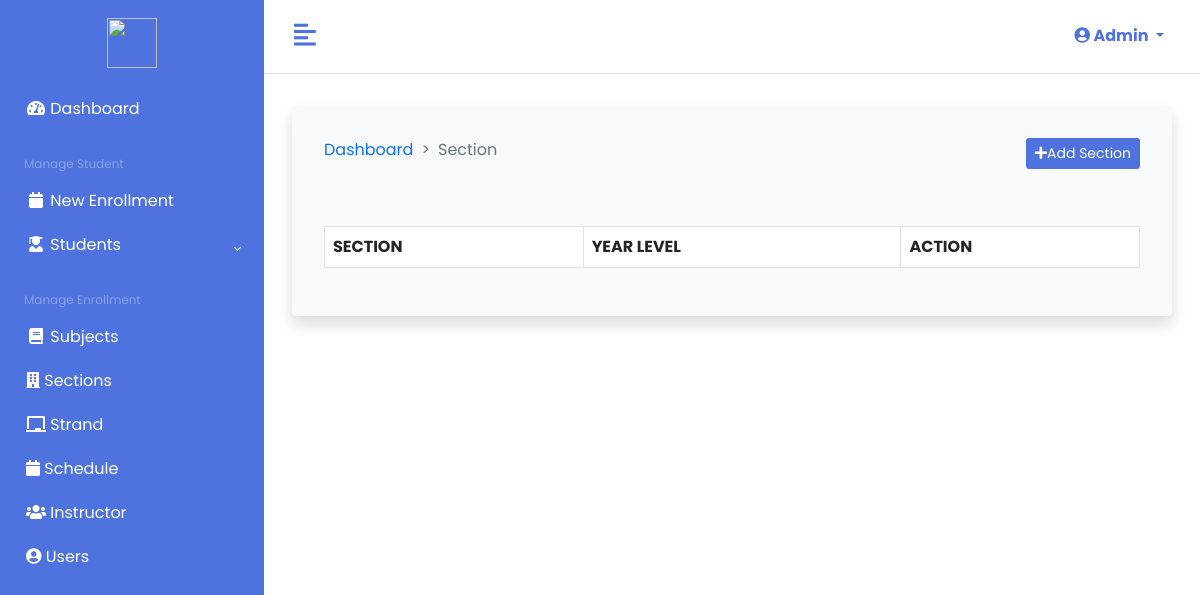
The app's page /admin/section.php (signed in), older data.
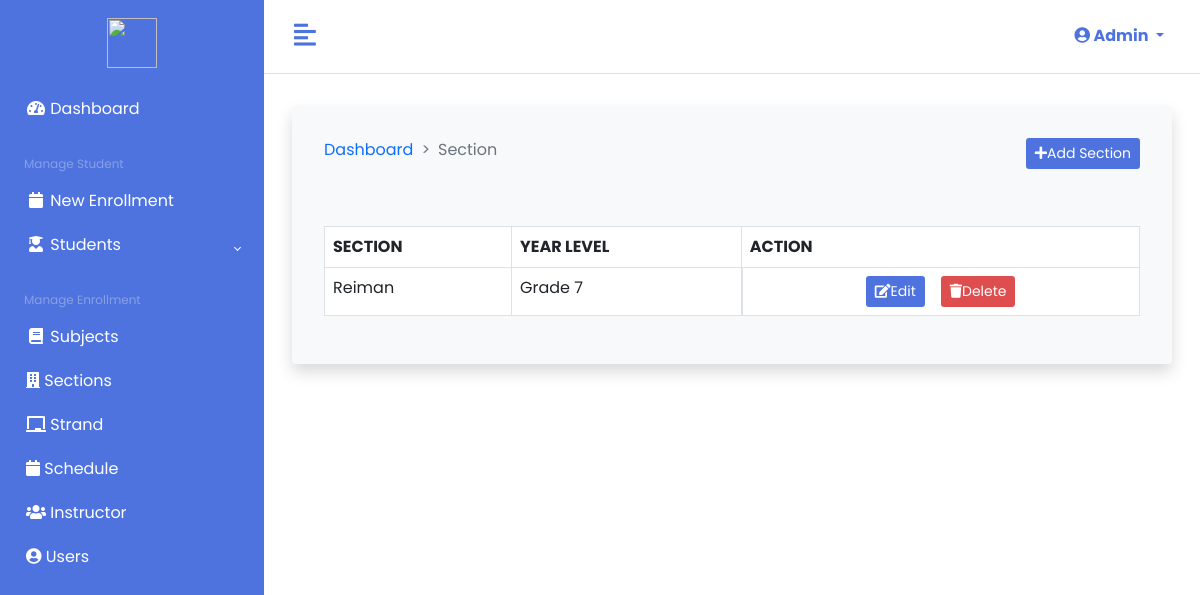
The same page, newer data.
### tables this page shows
CREATE TABLE `sections` (
  `SECTION_ID` int(20) NOT NULL,
  `SECTION` varchar(255) NOT NULL,
  `YEAR_LEVEL` varchar(255) NOT NULL
);

### private/config/Database.php (called while the page is built, shortened)
<?php
class Database
{
    protected $localhost = "localhost";
    protected $username = "root";
    protected $password = "";
    protected $database = "enrollment_system_db";
    protected $conn;
    public function __construct()
    {
        try {
            $this->conn = new PDO("mysql:host=$this->localhost;dbname=$this->database", $this->username, $this->password);
            $this->conn->setAttribute(PDO::ATTR_ERRMODE, PDO::ERRMODE_EXCEPTION);
        } catch (PDOException $e) {
            echo "Connection failed: " . $e->getMessage();
        }
    }
    public function getAll($TableName)
    {
        $sql = "SELECT * FROM `$TableName`";
        $stmt = $this->conn->prepare($sql);
        $stmt->execute();
        return $stmt;
    }
}

### private/classes/admin/SectionClass.php (called while the page is built, shortened)
<?php
class SectionClass extends Database
{
    public function fetch_section()
    {
        $query = $this->getAll('sections');
        while ($row = $query->fetch(PDO::FETCH_OBJ)) {
            $data[] = $row;
        }
        return isset($data) ? $data : false;
    }
}

### admin/section.php (the view, shortened to what this page needs)
<?php
$section = new SectionClass;
$section->index();
$section->create_section();
$data = $section->fetch_section();
?>
<!DOCTYPE html>
<html lang="en">
<head>
    <link href="<?= ADMIN_ASSET . 'fontawesome/css/all.min.css'; ?>" rel="stylesheet">
    <link href="<?= ADMIN_ASSET . 'bootstrap/css/bootstrap.min.css'; ?>" rel="stylesheet">
    <link href="<?= ADMIN_ASSET . 'css/style.css'; ?>" rel="stylesheet">
    <link href="<?= ADMIN_ASSET . 'css/datatables.min.css'; ?>" rel="stylesheet">
</head>
<body>
    <div class="d-flex">
        <?php include_once ADMIN_ASSET . 'include/sidebar.php'; ?>
        <div class="main">
            <?php include_once ADMIN_ASSET . 'include/navbar.php'; ?>
            <main class="p-3">
                <div class="container-fluid">
                    <div class="row mt-3">
                        <div class="col-sm-12">
                            <div class="card shadow border-0 p-3 bg-light">
                                <div class="card-body">
                                    <div class="mb-5 justify-content-between d-flex">
                                        <nav style="--bs-breadcrumb-divider: '>';" aria-label="breadcrumb">
                                            <ol class="breadcrumb">
                                                <li class="breadcrumb-item"><a href="dashboard.php">Dashboard</a></li>
                                                <li class="breadcrumb-item active" aria-current="page">Section</li>
                                            </ol>
                                        </nav>
                                        <div>
                                            <button class="btn btn-sm btn-blue" data-bs-toggle="modal" data-bs-target="#add-section-modal"><i class="fas fa-plus"></i>Add Section</button>
                                        </div>
                                    </div>
                                    <table class="table table-bordered bg-body" id="table">
                                        <thead>
                                            <tr>
                                                <th>SECTION</th>
                                                <th>YEAR LEVEL</th>
                                                <th>ACTION</th>
                                            </tr>
                                        </thead>
                                        <tbody>
                                            <?php if ($data): ?>
                                                <?php foreach ($data as $row): ?>
                                                    <tr>
                                                        <td><?= $row->SECTION ?></td>
                                                        <td><?= $row->YEAR_LEVEL ?></td>
                                                        <td class="justify-content-center d-flex">
                                                            <button id="edit-btn" value="<?= $row->SECTION_ID ?>" class="btn btn-sm btn-blue mx-2"><i class="fas fa-edit"></i>Edit</button>
                                                            <a href="section.php?delete_id=<?= $row->SECTION_ID ?>" onclick="return window.confirm('Are you want to delete?')" class="btn btn-sm btn-red mx-2"><i class="fas fa-trash"></i>Delete</a>
                                                        </td>
                                                    </tr>
                                                <?php endforeach; ?>
                                            <?php endif; ?>
                                        </tbody>
                                    </table>
                                </div>
                            </div>
                        </div>
                    </div>
                </div>
            </main>
        </div>
    </div>
</body>
</html>

Row changes from the older to the newer data that the page shows:
added sections: SECTION "Reiman", YEAR_LEVEL "Grade 7", $row->SECTION_ID 1 (drawn)
